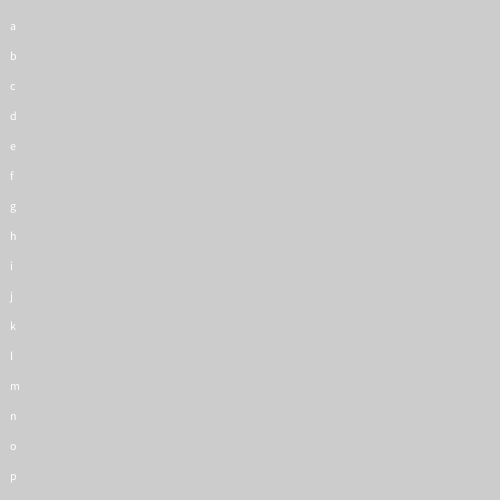
Frame 1 (no input)
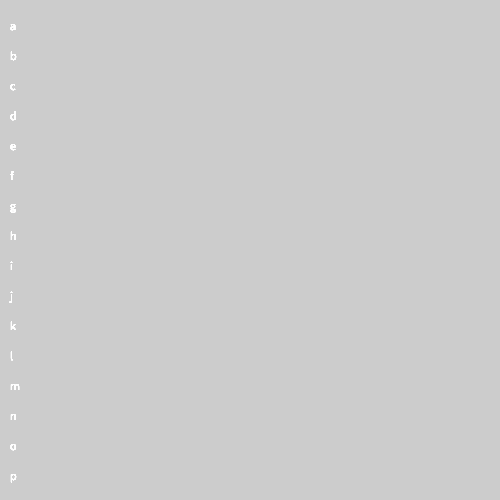
Frame 60 (the mouse pressed at the canvas centre just before this capture)
Frame 120 (the mouse held since frame 60 and released just before this capture): identical to frame 60, image omitted

The Processing sketch that drew these frames (run headless with seeded random() and noise(); from frame 60 on, the mouse is pressed at the canvas centre):

// Processing sketch: sketch_1023a
// ── sketch_1023a.pde
String [] alpha ={"a", "b", "c", "d", "e", "f", "g", "h", "i", "j", "k", "l", "m", "n", "o", "p", "q", "r", "s", "t", "u", "v", "w", "x", "y", "z"};
void setup (){
size (500,500);
}

void draw (){
 for (int n=0;n<26 ; n++){
   text (alpha [n], 10,30+30*n);}
  
  
  
  
  
}
